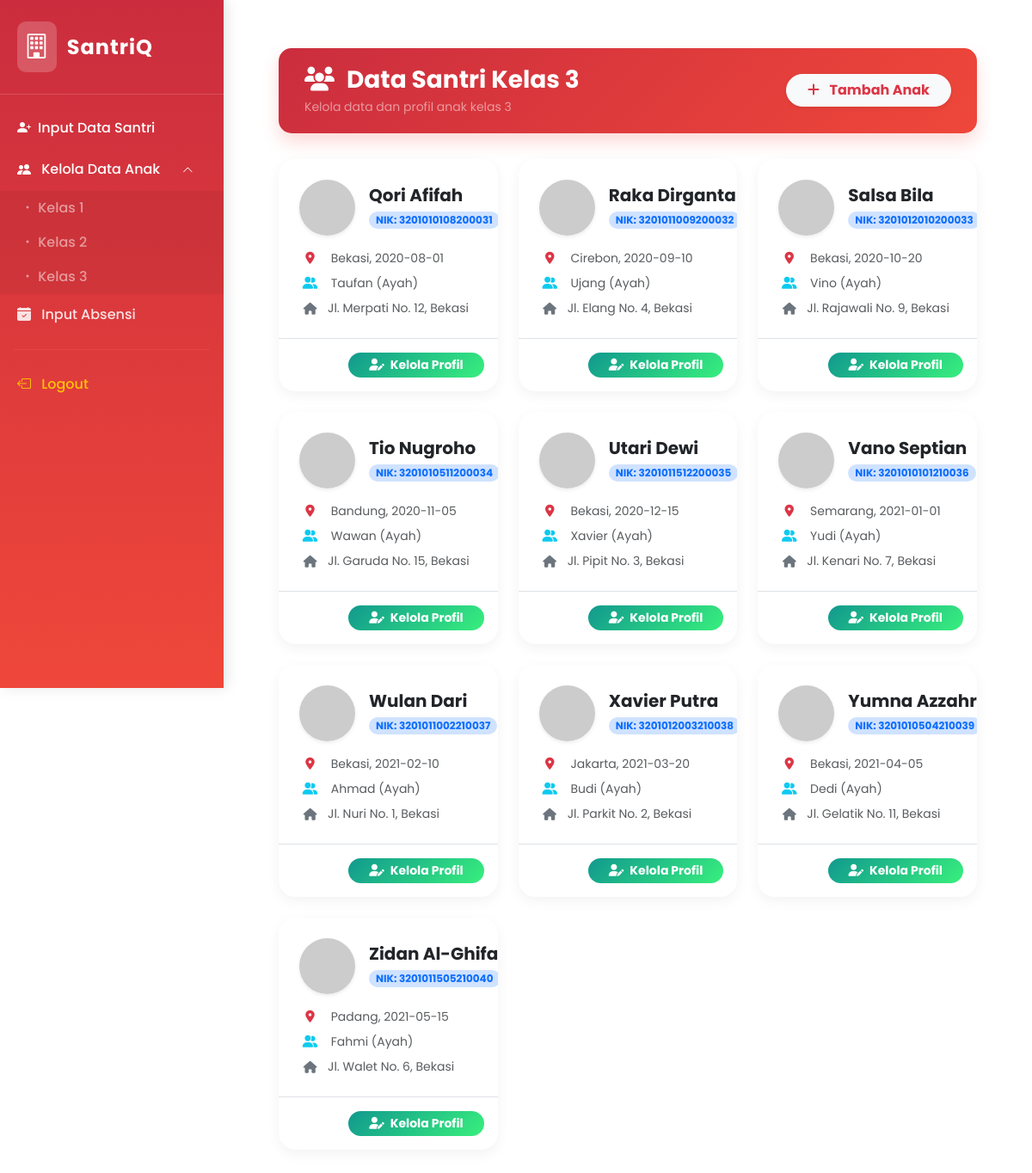
The page /kelas_3.php (signed in) on the database its author committed.
### tables this page shows
CREATE TABLE `kelas3` (
  `id` int(11) NOT NULL,
  `nama` varchar(100) DEFAULT NULL,
  `no_kk` varchar(50) DEFAULT NULL,
  `nik` varchar(50) DEFAULT NULL,
  `tempat_lahir` varchar(100) DEFAULT NULL,
  `tanggal_lahir` date DEFAULT NULL,
  `jenis_kelamin` varchar(1) DEFAULT NULL,
  `nama_ayah` varchar(100) DEFAULT NULL,
  `pekerjaan_ayah` varchar(100) DEFAULT NULL,
  `nama_ibu` varchar(100) DEFAULT NULL,
  `pekerjaan_ibu` varchar(100) DEFAULT NULL,
  `no_hp_keluarga` varchar(20) DEFAULT NULL,
  `alamat_lengkap` text DEFAULT NULL,
  `status_anak` varchar(50) DEFAULT NULL,
  `usia` int(11) DEFAULT NULL,
  `username` varchar(50) NOT NULL,
  `password` varchar(255) NOT NULL
);

### htdocs/kelas_3.php (the view, shortened to what this page needs)
<?php
include "header.php";
$query = mysqli_query($conn, "SELECT * FROM kelas3 ORDER BY nama ASC");
?>
<!DOCTYPE html>
<html lang="id">
<head>
    <link href="https://cdn.jsdelivr.net/npm/bootstrap@5.3.0/dist/css/bootstrap.min.css" rel="stylesheet">
    <link rel="stylesheet" href="https://cdnjs.cloudflare.com/ajax/libs/font-awesome/6.4.0/css/all.min.css">
</head>
<body class="pb-5 pt-3">
    <div class="container-fluid px-4">
        <div class="page-header d-flex justify-content-between align-items-center">
            <div>
                <h3 class="fw-bold mb-0"><i class="fas fa-users me-2"></i> Data Santri Kelas 3</h3>
                <p class="mb-0 text-white-50 small mt-1">Kelola data dan profil anak kelas 3</p>
            </div>
            <div>
                <a href="input_santri.php" class="btn btn-light rounded-pill fw-bold text-danger px-4 shadow-sm">
                    <i class="fas fa-plus me-2"></i> Tambah Anak
                </a>
            </div>
        </div>
        <div class="row row-cols-1 row-cols-md-2 row-cols-lg-3 g-4">
            <?php if (mysqli_num_rows($query) > 0) : ?>
                <?php while ($row = mysqli_fetch_assoc($query)) : ?>
                    <div class="col">
                        <div class="card card-santri h-100">
                            <div class="card-body p-4">
                                <div class="d-flex align-items-center mb-3">
                                    <?php
                                    $foto = !empty($row['foto_anak']) ? 'uploads/'.$row['foto_anak'] : 'https://ui-avatars.com/api/?name='.urlencode($row['nama']).'&background=random&color=fff';
                                    ?>
                                    <img src="<?= $foto ?>" alt="Foto" class="rounded-circle me-3 object-fit-cover shadow-sm" style="width: 65px; height: 65px;">
                                    <div>
                                        <h5 class="fw-bold text-dark mb-1 text-truncate" style="max-width: 180px;" title="<?= htmlspecialchars($row['nama']) ?>">
                                            <?= htmlspecialchars($row['nama']) ?>
                                        </h5>
                                        <span class="badge bg-primary-subtle text-primary rounded-pill px-2 py-1">
                                            NIK: <?= htmlspecialchars($row['nik'] ?: '-') ?>
                                        </span>
                                    </div>
                                </div>
                                <div class="text-muted small">
                                    <p class="mb-2"><i class="fas fa-map-marker-alt text-danger me-2 icon-box"></i> <?= htmlspecialchars($row['tempat_lahir']).', '.htmlspecialchars($row['tanggal_lahir']) ?></p>
                                    <p class="mb-2"><i class="fas fa-user-friends text-info me-2 icon-box"></i> <?= htmlspecialchars($row['nama_ayah'] ?: '-') ?> (Ayah)</p>
                                    <p class="mb-0 d-flex"><i class="fas fa-home text-secondary me-2 icon-box mt-1"></i> <span class="text-truncate d-inline-block align-bottom" style="max-width: 200px;"><?= htmlspecialchars($row['alamat_lengkap'] ?: 'Alamat belum diisi') ?></span></p>
                                </div>
                            </div>
                            <div class="card-footer bg-transparent border-top p-3 d-flex justify-content-end gap-2">
                           <a href="detail_santri.php?id=<?= $row['id'] ?>&kelas=kelas3" class="btn btn-action btn-sm rounded-pill px-4 fw-bold">
    <i class="fas fa-user-edit me-1"></i> Kelola Profil
</a>
                            </div>
                        </div>
                    </div>
                <?php endwhile; ?>
            <?php endif; ?>
        </div>
        </div>
</body>
</html>

### htdocs/header.php (style rules this page uses)
body { font-family: 'Poppins', sans-serif; background-color: #f4f6f9; margin: 0; overflow-x: hidden; color: #333; }

### htdocs/kelas_3.php (style rules this page uses)
body { font-family: 'Poppins', sans-serif; background-color: transparent; }
.page-header { background: linear-gradient(135deg, #cb2d3e 0%, #ef473a 100%); color: white; padding: 20px 30px; border-radius: 15px; margin-bottom: 30px; box-shadow: 0 10px 20px rgba(239, 71, 58, 0.2); }
.card-santri { border: none; border-radius: 20px; background: #ffffff; transition: all 0.3s cubic-bezier(0.175, 0.885, 0.32, 1.275); box-shadow: 0 5px 15px rgba(0,0,0,0.05); overflow: hidden; }
.card-santri .card-footer { background-color: transparent; border-top: 1px dashed rgba(0,0,0,0.1); }
.btn-action { background: linear-gradient(135deg, #11998e 0%, #38ef7d 100%); border: none; color: white; transition: all 0.3s ease; }
.icon-box { width: 25px; text-align: center; }

### rows shown on the page
kelas3: nama "Qori Afifah", nik "3201010108200031", tempat_lahir "Bekasi", tanggal_lahir "2020-08-01", nama_ayah "Taufan", alamat_lengkap "Jl. Merpati No. 12, Bekasi"
kelas3: nama "Raka…", nik "3201011009200032", tempat_lahir "Cirebon", tanggal_lahir "2020-09-10", nama_ayah "Ujang", alamat_lengkap "Jl. Elang No. 4, Bekasi"
kelas3: nama "Salsa Bila", nik "3201012010200033", tempat_lahir "Bekasi", tanggal_lahir "2020-10-20", nama_ayah "Vino", alamat_lengkap "Jl. Rajawali No. 9, Bekasi"
kelas3: nama "Tio Nugroho", nik "3201010511200034", tempat_lahir "Bandung", tanggal_lahir "2020-11-05", nama_ayah "Wawan", alamat_lengkap "Jl. Garuda No. 15, Bekasi"
kelas3: nama "Utari Dewi", nik "3201011512200035", tempat_lahir "Bekasi", tanggal_lahir "2020-12-15", nama_ayah "Xavier", alamat_lengkap "Jl. Pipit No. 3, Bekasi"
kelas3: nama "Vano Septian", nik "3201010101210036", tempat_lahir "Semarang", tanggal_lahir "2021-01-01", nama_ayah "Yudi", alamat_lengkap "Jl. Kenari No. 7, Bekasi"
kelas3: nama "Wulan Dari", nik "3201011002210037", tempat_lahir "Bekasi", tanggal_lahir "2021-02-10", nama_ayah "Ahmad", alamat_lengkap "Jl. Nuri No. 1, Bekasi"
kelas3: nama "Xavier Putra", nik "3201012003210038", tempat_lahir "Jakarta", tanggal_lahir "2021-03-20", nama_ayah "Budi", alamat_lengkap "Jl. Parkit No. 2, Bekasi"
kelas3: nama "Yumna…", nik "3201010504210039", tempat_lahir "Bekasi", tanggal_lahir "2021-04-05", nama_ayah "Dedi", alamat_lengkap "Jl. Gelatik No. 11, Bekasi"
kelas3: nama "Zidan…", nik "3201011505210040", tempat_lahir "Padang", tanggal_lahir "2021-05-15", nama_ayah "Fahmi", alamat_lengkap "Jl. Walet No. 6, Bekasi"
